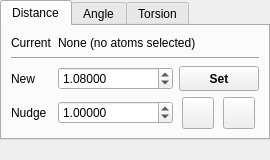
<?xml version="1.0" encoding="UTF-8"?>
<ui version="4.0">
 <class>GeometryWidget</class>
 <widget class="QDockWidget" name="GeometryWidget">
  <property name="geometry">
   <rect>
    <x>0</x>
    <y>0</y>
    <width>270</width>
    <height>160</height>
   </rect>
  </property>
  <property name="minimumSize">
   <size>
    <width>270</width>
    <height>160</height>
   </size>
  </property>
  <property name="windowTitle">
   <string>Geometry</string>
  </property>
  <widget class="QWidget" name="dockWidgetContents">
   <layout class="QVBoxLayout" name="verticalLayout">
    <property name="margin">
     <number>0</number>
    </property>
    <item>
     <widget class="QTabWidget" name="Tabs">
      <property name="currentIndex">
       <number>0</number>
      </property>
      <widget class="QWidget" name="DistanceTab">
       <attribute name="title">
        <string>Distance</string>
       </attribute>
       <layout class="QHBoxLayout" name="horizontalLayout_6">
        <item>
         <layout class="QGridLayout" name="gridLayout">
          <item row="0" column="1" colspan="2">
           <widget class="QLabel" name="DistanceLabel">
            <property name="text">
             <string>None (no atoms selected)</string>
            </property>
           </widget>
          </item>
          <item row="4" column="0">
           <widget class="QLabel" name="label_2">
            <property name="sizePolicy">
             <sizepolicy hsizetype="Minimum" vsizetype="Preferred">
              <horstretch>0</horstretch>
              <verstretch>0</verstretch>
             </sizepolicy>
            </property>
            <property name="text">
             <string>New</string>
            </property>
           </widget>
          </item>
          <item row="1" column="0" colspan="3">
           <widget class="Line" name="line">
            <property name="orientation">
             <enum>Qt::Horizontal</enum>
            </property>
           </widget>
          </item>
          <item row="4" column="1">
           <widget class="QDoubleSpinBox" name="NewDistanceSpin">
            <property name="sizePolicy">
             <sizepolicy hsizetype="Expanding" vsizetype="Fixed">
              <horstretch>0</horstretch>
              <verstretch>0</verstretch>
             </sizepolicy>
            </property>
            <property name="decimals">
             <number>5</number>
            </property>
            <property name="maximum">
             <double>1000000000.000000000000000</double>
            </property>
            <property name="singleStep">
             <double>0.100000000000000</double>
            </property>
            <property name="value">
             <double>1.080000000000000</double>
            </property>
           </widget>
          </item>
          <item row="4" column="2">
           <widget class="QPushButton" name="SetNewDistanceButton">
            <property name="minimumSize">
             <size>
              <width>0</width>
              <height>25</height>
             </size>
            </property>
            <property name="font">
             <font>
              <weight>75</weight>
              <bold>true</bold>
             </font>
            </property>
            <property name="text">
             <string>Set</string>
            </property>
            <property name="autoDefault">
             <bool>false</bool>
            </property>
           </widget>
          </item>
          <item row="5" column="0">
           <widget class="QLabel" name="label_3">
            <property name="sizePolicy">
             <sizepolicy hsizetype="Minimum" vsizetype="Preferred">
              <horstretch>0</horstretch>
              <verstretch>0</verstretch>
             </sizepolicy>
            </property>
            <property name="text">
             <string>Nudge</string>
            </property>
           </widget>
          </item>
          <item row="5" column="1">
           <widget class="QDoubleSpinBox" name="NudgeDistanceSpin">
            <property name="sizePolicy">
             <sizepolicy hsizetype="Expanding" vsizetype="Fixed">
              <horstretch>0</horstretch>
              <verstretch>0</verstretch>
             </sizepolicy>
            </property>
            <property name="decimals">
             <number>5</number>
            </property>
            <property name="maximum">
             <double>1000000000.000000000000000</double>
            </property>
            <property name="singleStep">
             <double>0.100000000000000</double>
            </property>
            <property name="value">
             <double>1.000000000000000</double>
            </property>
           </widget>
          </item>
          <item row="5" column="2">
           <layout class="QHBoxLayout" name="horizontalLayout">
            <item>
             <widget class="QPushButton" name="NudgeDistanceMinusButton">
              <property name="minimumSize">
               <size>
                <width>32</width>
                <height>32</height>
               </size>
              </property>
              <property name="maximumSize">
               <size>
                <width>32</width>
                <height>32</height>
               </size>
              </property>
              <property name="text">
               <string/>
              </property>
              <property name="icon">
               <iconset resource="icons.qrc">
                <normaloff>:/basic/icons/basic_minus.svg</normaloff>:/basic/icons/basic_minus.svg</iconset>
              </property>
              <property name="iconSize">
               <size>
                <width>24</width>
                <height>24</height>
               </size>
              </property>
              <property name="autoDefault">
               <bool>false</bool>
              </property>
             </widget>
            </item>
            <item>
             <widget class="QPushButton" name="NudgeDistancePlusButton">
              <property name="minimumSize">
               <size>
                <width>32</width>
                <height>32</height>
               </size>
              </property>
              <property name="maximumSize">
               <size>
                <width>32</width>
                <height>32</height>
               </size>
              </property>
              <property name="text">
               <string/>
              </property>
              <property name="icon">
               <iconset resource="icons.qrc">
                <normaloff>:/basic/icons/basic_plus.svg</normaloff>:/basic/icons/basic_plus.svg</iconset>
              </property>
              <property name="iconSize">
               <size>
                <width>24</width>
                <height>24</height>
               </size>
              </property>
              <property name="autoDefault">
               <bool>false</bool>
              </property>
             </widget>
            </item>
           </layout>
          </item>
          <item row="0" column="0">
           <widget class="QLabel" name="label">
            <property name="sizePolicy">
             <sizepolicy hsizetype="Minimum" vsizetype="Preferred">
              <horstretch>0</horstretch>
              <verstretch>0</verstretch>
             </sizepolicy>
            </property>
            <property name="text">
             <string>Current</string>
            </property>
           </widget>
          </item>
         </layout>
        </item>
       </layout>
      </widget>
      <widget class="QWidget" name="AngleTab">
       <attribute name="title">
        <string>Angle</string>
       </attribute>
       <layout class="QHBoxLayout" name="horizontalLayout_5">
        <item>
         <layout class="QGridLayout" name="gridLayout_2">
          <item row="0" column="0">
           <widget class="QLabel" name="label_4">
            <property name="sizePolicy">
             <sizepolicy hsizetype="Minimum" vsizetype="Preferred">
              <horstretch>0</horstretch>
              <verstretch>0</verstretch>
             </sizepolicy>
            </property>
            <property name="text">
             <string>Current</string>
            </property>
           </widget>
          </item>
          <item row="0" column="1" colspan="2">
           <widget class="QLabel" name="AngleLabel">
            <property name="text">
             <string>None (no atoms selected)</string>
            </property>
           </widget>
          </item>
          <item row="4" column="0">
           <widget class="QLabel" name="label_5">
            <property name="sizePolicy">
             <sizepolicy hsizetype="Minimum" vsizetype="Preferred">
              <horstretch>0</horstretch>
              <verstretch>0</verstretch>
             </sizepolicy>
            </property>
            <property name="text">
             <string>New</string>
            </property>
           </widget>
          </item>
          <item row="1" column="0" colspan="3">
           <widget class="Line" name="line_2">
            <property name="orientation">
             <enum>Qt::Horizontal</enum>
            </property>
           </widget>
          </item>
          <item row="4" column="1">
           <widget class="QDoubleSpinBox" name="NewAngleSpin">
            <property name="sizePolicy">
             <sizepolicy hsizetype="Expanding" vsizetype="Fixed">
              <horstretch>0</horstretch>
              <verstretch>0</verstretch>
             </sizepolicy>
            </property>
            <property name="decimals">
             <number>5</number>
            </property>
            <property name="maximum">
             <double>180.000000000000000</double>
            </property>
            <property name="value">
             <double>109.500000000000000</double>
            </property>
           </widget>
          </item>
          <item row="4" column="2">
           <widget class="QPushButton" name="SetNewAngleButton">
            <property name="minimumSize">
             <size>
              <width>0</width>
              <height>25</height>
             </size>
            </property>
            <property name="font">
             <font>
              <weight>75</weight>
              <bold>true</bold>
             </font>
            </property>
            <property name="text">
             <string>Set</string>
            </property>
            <property name="autoDefault">
             <bool>false</bool>
            </property>
           </widget>
          </item>
          <item row="5" column="0">
           <widget class="QLabel" name="label_6">
            <property name="sizePolicy">
             <sizepolicy hsizetype="Minimum" vsizetype="Preferred">
              <horstretch>0</horstretch>
              <verstretch>0</verstretch>
             </sizepolicy>
            </property>
            <property name="text">
             <string>Nudge</string>
            </property>
           </widget>
          </item>
          <item row="5" column="1">
           <widget class="QDoubleSpinBox" name="NudgeAngleSpin">
            <property name="sizePolicy">
             <sizepolicy hsizetype="Expanding" vsizetype="Fixed">
              <horstretch>0</horstretch>
              <verstretch>0</verstretch>
             </sizepolicy>
            </property>
            <property name="decimals">
             <number>5</number>
            </property>
            <property name="maximum">
             <double>180.000000000000000</double>
            </property>
            <property name="value">
             <double>1.000000000000000</double>
            </property>
           </widget>
          </item>
          <item row="5" column="2">
           <layout class="QHBoxLayout" name="horizontalLayout_3">
            <item>
             <widget class="QPushButton" name="NudgeAngleMinusButton">
              <property name="minimumSize">
               <size>
                <width>32</width>
                <height>32</height>
               </size>
              </property>
              <property name="maximumSize">
               <size>
                <width>32</width>
                <height>32</height>
               </size>
              </property>
              <property name="text">
               <string/>
              </property>
              <property name="icon">
               <iconset resource="icons.qrc">
                <normaloff>:/basic/icons/basic_minus.svg</normaloff>:/basic/icons/basic_minus.svg</iconset>
              </property>
              <property name="iconSize">
               <size>
                <width>24</width>
                <height>24</height>
               </size>
              </property>
              <property name="autoDefault">
               <bool>false</bool>
              </property>
             </widget>
            </item>
            <item>
             <widget class="QPushButton" name="NudgeAnglePlusButton">
              <property name="minimumSize">
               <size>
                <width>32</width>
                <height>32</height>
               </size>
              </property>
              <property name="maximumSize">
               <size>
                <width>32</width>
                <height>32</height>
               </size>
              </property>
              <property name="text">
               <string/>
              </property>
              <property name="icon">
               <iconset resource="icons.qrc">
                <normaloff>:/basic/icons/basic_plus.svg</normaloff>:/basic/icons/basic_plus.svg</iconset>
              </property>
              <property name="iconSize">
               <size>
                <width>24</width>
                <height>24</height>
               </size>
              </property>
              <property name="autoDefault">
               <bool>false</bool>
              </property>
             </widget>
            </item>
           </layout>
          </item>
         </layout>
        </item>
       </layout>
      </widget>
      <widget class="QWidget" name="TorsionTab">
       <property name="toolTip">
        <string>Change the torsion angle made by four selected atoms</string>
       </property>
       <attribute name="title">
        <string>Torsion</string>
       </attribute>
       <layout class="QHBoxLayout" name="horizontalLayout_7">
        <item>
         <layout class="QGridLayout" name="gridLayout_3">
          <item row="0" column="0">
           <widget class="QLabel" name="label_7">
            <property name="text">
             <string>Current</string>
            </property>
           </widget>
          </item>
          <item row="0" column="1" colspan="2">
           <widget class="QLabel" name="TorsionLabel">
            <property name="text">
             <string>None (no atoms selected)</string>
            </property>
           </widget>
          </item>
          <item row="4" column="0">
           <widget class="QLabel" name="label_8">
            <property name="text">
             <string>New</string>
            </property>
           </widget>
          </item>
          <item row="1" column="0" colspan="3">
           <widget class="Line" name="line_3">
            <property name="orientation">
             <enum>Qt::Horizontal</enum>
            </property>
           </widget>
          </item>
          <item row="4" column="1">
           <widget class="QDoubleSpinBox" name="NewTorsionSpin">
            <property name="sizePolicy">
             <sizepolicy hsizetype="Expanding" vsizetype="Fixed">
              <horstretch>0</horstretch>
              <verstretch>0</verstretch>
             </sizepolicy>
            </property>
            <property name="decimals">
             <number>5</number>
            </property>
            <property name="minimum">
             <double>-180.000000000000000</double>
            </property>
            <property name="maximum">
             <double>180.000000000000000</double>
            </property>
            <property name="value">
             <double>180.000000000000000</double>
            </property>
           </widget>
          </item>
          <item row="5" column="0">
           <widget class="QLabel" name="label_9">
            <property name="text">
             <string>Nudge</string>
            </property>
           </widget>
          </item>
          <item row="5" column="1">
           <widget class="QDoubleSpinBox" name="NudgeTorsionSpin">
            <property name="sizePolicy">
             <sizepolicy hsizetype="Expanding" vsizetype="Fixed">
              <horstretch>0</horstretch>
              <verstretch>0</verstretch>
             </sizepolicy>
            </property>
            <property name="decimals">
             <number>5</number>
            </property>
            <property name="minimum">
             <double>-180.000000000000000</double>
            </property>
            <property name="maximum">
             <double>180.000000000000000</double>
            </property>
            <property name="value">
             <double>10.000000000000000</double>
            </property>
           </widget>
          </item>
          <item row="5" column="2">
           <layout class="QHBoxLayout" name="horizontalLayout_4">
            <item>
             <widget class="QPushButton" name="NudgeTorsionMinusButton">
              <property name="minimumSize">
               <size>
                <width>32</width>
                <height>32</height>
               </size>
              </property>
              <property name="maximumSize">
               <size>
                <width>32</width>
                <height>32</height>
               </size>
              </property>
              <property name="text">
               <string/>
              </property>
              <property name="icon">
               <iconset resource="icons.qrc">
                <normaloff>:/basic/icons/basic_minus.svg</normaloff>:/basic/icons/basic_minus.svg</iconset>
              </property>
              <property name="iconSize">
               <size>
                <width>24</width>
                <height>24</height>
               </size>
              </property>
              <property name="autoDefault">
               <bool>false</bool>
              </property>
             </widget>
            </item>
            <item>
             <widget class="QPushButton" name="NudgeTorsionPlusButton">
              <property name="minimumSize">
               <size>
                <width>32</width>
                <height>32</height>
               </size>
              </property>
              <property name="maximumSize">
               <size>
                <width>32</width>
                <height>32</height>
               </size>
              </property>
              <property name="text">
               <string/>
              </property>
              <property name="icon">
               <iconset resource="icons.qrc">
                <normaloff>:/basic/icons/basic_plus.svg</normaloff>:/basic/icons/basic_plus.svg</iconset>
              </property>
              <property name="iconSize">
               <size>
                <width>24</width>
                <height>24</height>
               </size>
              </property>
              <property name="autoDefault">
               <bool>false</bool>
              </property>
             </widget>
            </item>
           </layout>
          </item>
          <item row="4" column="2">
           <widget class="QPushButton" name="SetNewTorsionButton">
            <property name="minimumSize">
             <size>
              <width>0</width>
              <height>25</height>
             </size>
            </property>
            <property name="font">
             <font>
              <weight>75</weight>
              <bold>true</bold>
             </font>
            </property>
            <property name="text">
             <string>Set</string>
            </property>
            <property name="autoDefault">
             <bool>false</bool>
            </property>
           </widget>
          </item>
         </layout>
        </item>
       </layout>
      </widget>
     </widget>
    </item>
    <item>
     <spacer name="verticalSpacer">
      <property name="orientation">
       <enum>Qt::Vertical</enum>
      </property>
      <property name="sizeType">
       <enum>QSizePolicy::MinimumExpanding</enum>
      </property>
      <property name="sizeHint" stdset="0">
       <size>
        <width>20</width>
        <height>0</height>
       </size>
      </property>
     </spacer>
    </item>
   </layout>
  </widget>
 </widget>
 <resources>
  <include location="icons.qrc"/>
 </resources>
 <connections/>
</ui>
